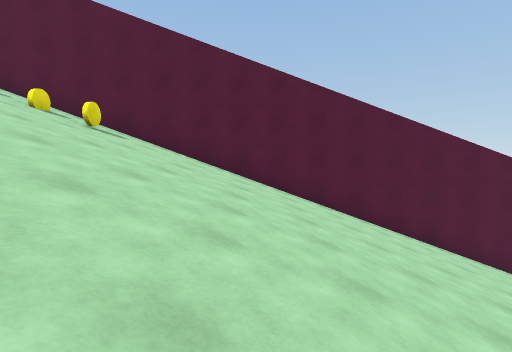
view 1 (above)

15 first-person views from a walk through a Unity game level. The camera is 1.3 m above the floor, tilts 4° down and sees 85° across. The floor is counted in squares, 2 m on a side. Each view is taken from the middle of a square. On the plan, view 1 faces up. The plan holds only what a view shows up to about 9 squares ahead; the rest is blank. The place goes on beyond the plan. The player character is not drawn.

view 2
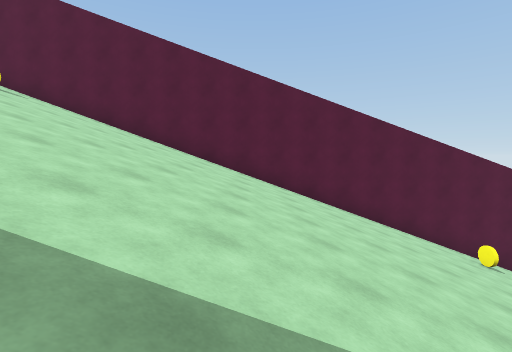

view 3
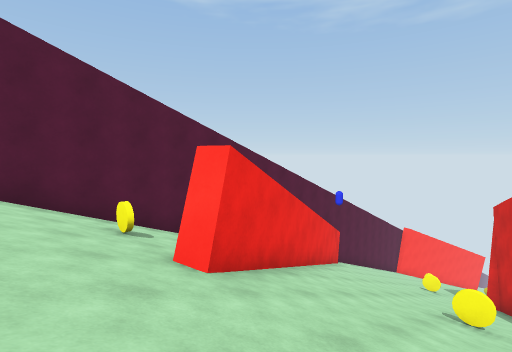

view 4
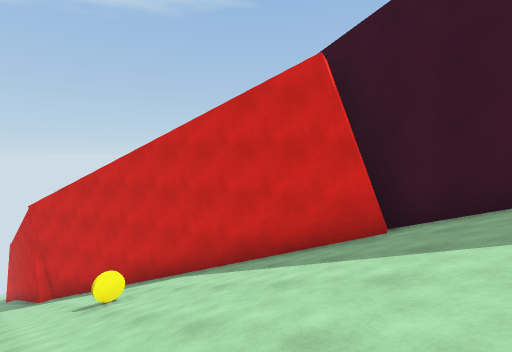

view 5
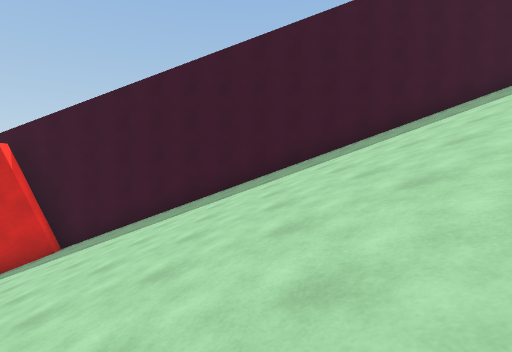

view 6
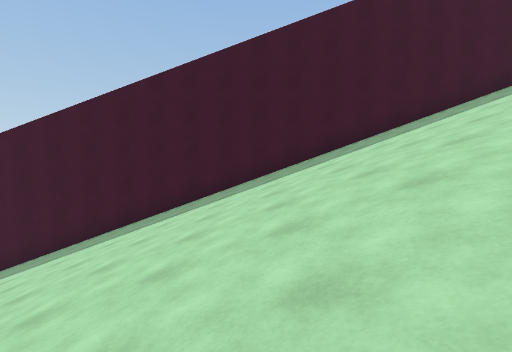

view 7
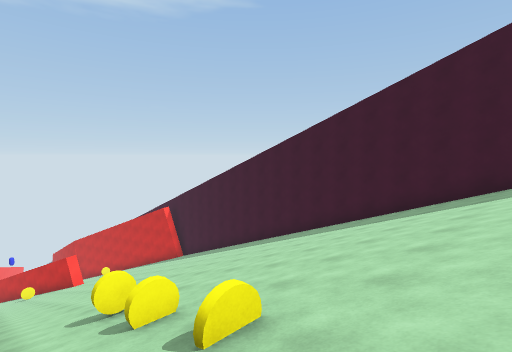

view 8
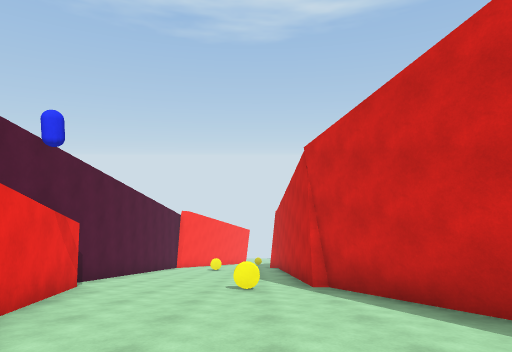

view 9
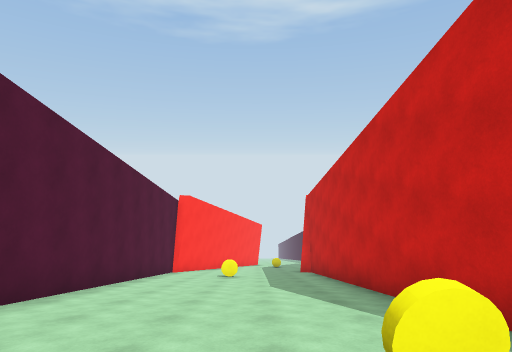

view 10
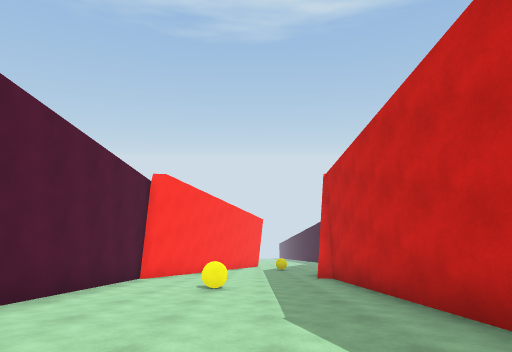

view 11
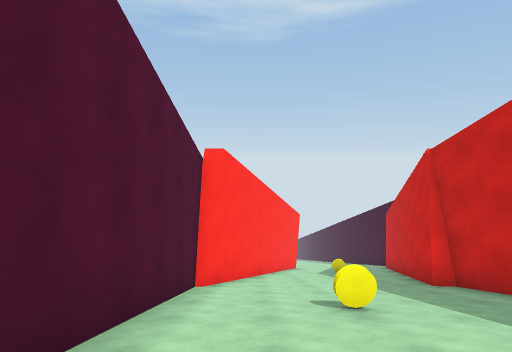

view 12
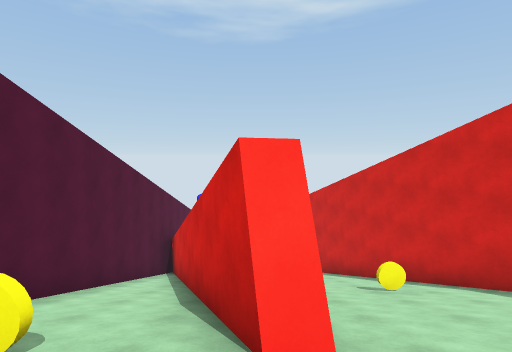

view 13
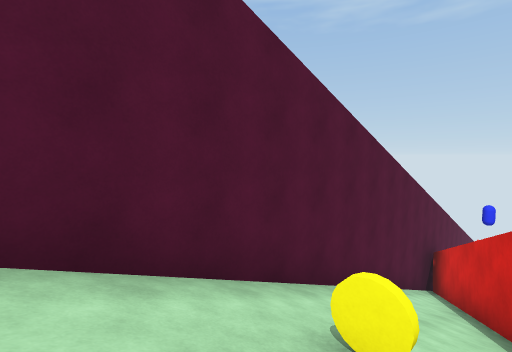

view 14
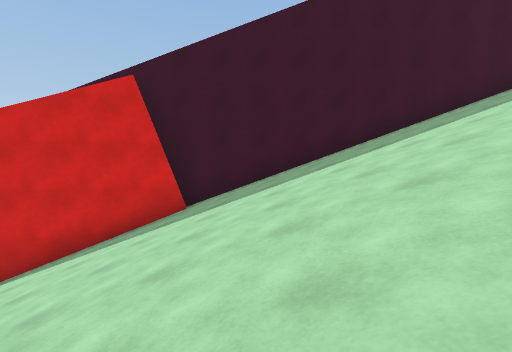

view 15
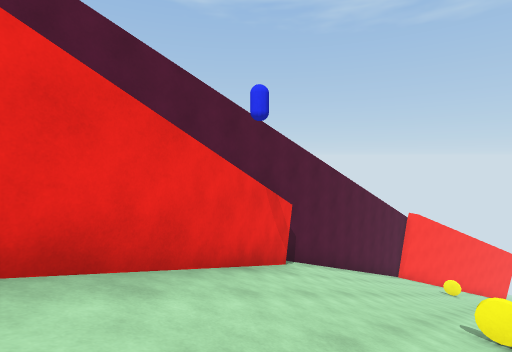

### Floor plan
Key: @ floor where view 1 was taken; # wall or solid block; . main floor; : floor 1.25 m higher than the main floor; / step, stairs or slope; O other object.
Columns run from 7 left of view 1 to 28 right of it. Each row starts with its distance up from view 1.
  8 ######################### #########
  7 ///////////////////////:#.////////##
  6 /O/OO///////////O////####///////////
  5 //////////////////####/////////O////
  4 ////////////////###/////////////////
  3 ////////////////////////O///////////
  2 ///////////////////O/////###########
  1 ///////////////////////###
  0 ///////@////////////####
 -1 /////////////////####
 -2 ////////////////##/
 -3 #################

Where each view was taken, in squares from view 1:
view 1: 0 up, 0 right, facing up
view 2: 1 down, 3 right, facing up
view 3: 1 up, 7 right, facing up-right
view 4: 3 up, 7 right, facing down-right
view 5: 6 up, 3 right, facing down
view 6: 6 up, 2 left, facing down
view 7: 7 up, 7 left, facing down-right
view 8: 3 up, 12 right, facing right
view 9: 4 up, 16 right, facing right
view 10: 4 up, 19 right, facing right
view 11: 6 up, 21 right, facing right
view 12: 4 up, 7 right, facing right
view 13: 5 up, 7 right, facing up-right
view 14: 5 up, 7 right, facing down
view 15: 3 up, 13 right, facing up-right
